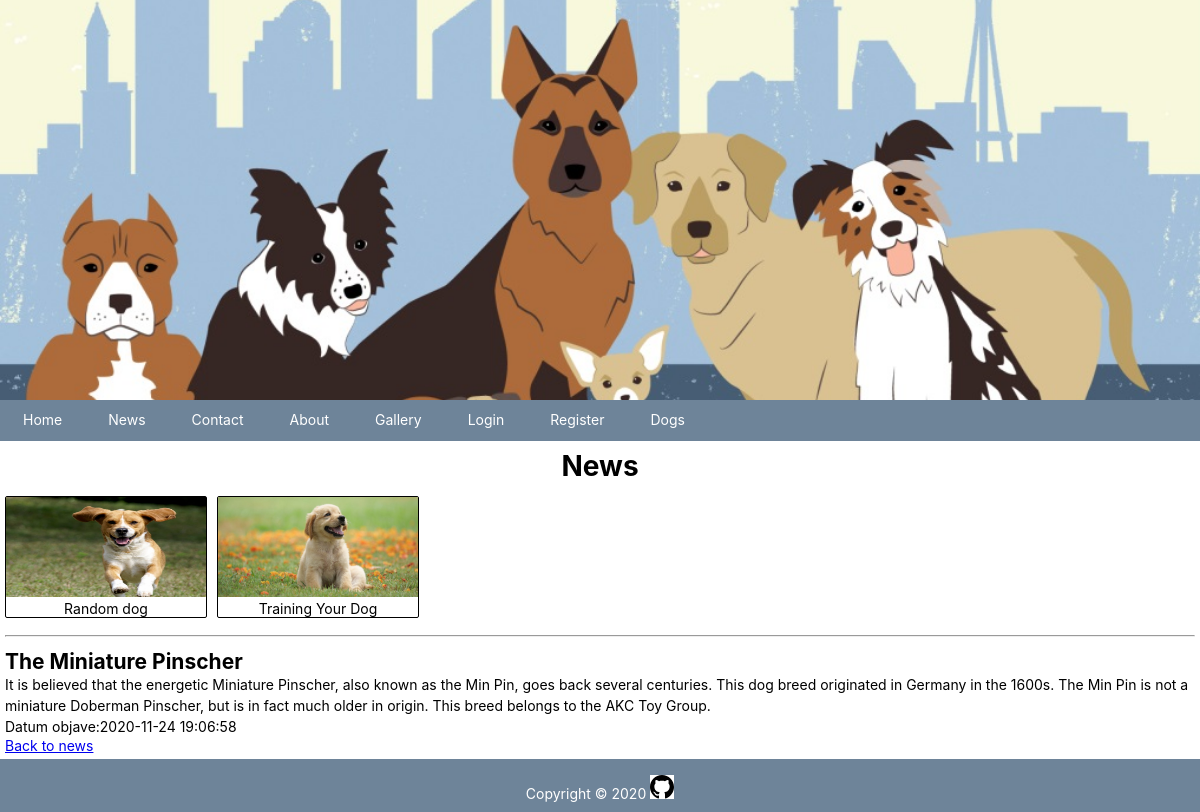
/index.php?menu=2&action=3, run on the app's committed database.
### tables this page shows
CREATE TABLE `gallery` (
  `id` int(11) NOT NULL,
  `picture` longtext NOT NULL,
  `title` varchar(55) NOT NULL,
  `description` varchar(255) NOT NULL,
  `date` timestamp NOT NULL DEFAULT current_timestamp(),
  `id_news` int(11) NOT NULL,
  `by_user` int(11) NOT NULL,
  `archive` int(11) NOT NULL
);

CREATE TABLE `news` (
  `id` int(11) NOT NULL,
  `title` varchar(55) NOT NULL,
  `description` varchar(512) NOT NULL,
  `date` timestamp NOT NULL DEFAULT current_timestamp(),
  `picture` varchar(55) NOT NULL,
  `by_user` int(11) NOT NULL,
  `archive` int(1) NOT NULL
);

### news.php (the view, shortened to what this page needs)
<?php
  if(isset($action) && $action != ""){
    $actNum = $_GET['action'];
    $query = "SELECT * FROM `news` WHERE `id`=$actNum ORDER BY date DESC";
    $result = mysqli_query($mysql, $query);
    $row = mysqli_fetch_assoc($result);
    print'
    <h1>News</h1>
    <div id="gallery_specific_news">';
    $queryForGalleryImages = "SELECT * FROM `gallery` WHERE `id_news`=$actNum ORDER BY date DESC";
    $resultGalleryImages = mysqli_query($mysql, $queryForGalleryImages);
    while($rowGalleryImages = mysqli_fetch_array($resultGalleryImages)){
      print'
      <figure id="'.$actNum.'">
        <img src="images/gallery/'. $rowGalleryImages["picture"] .'" alt="'. $rowGalleryImages["title"] .' title="'.$rowGalleryImages["title"].'>
        <figcaption>'.$rowGalleryImages["description"].'<figcaption>
      </figure>';
    }
    print'
    </div>
    <div class="clear_float"></div>
    <hr>
    <h2>'. $row["title"] .'</h2>
    <p>'.$row["description"].'</p>
    <p>Datum objave:<time datetime="'.$row["date"].'">'.$row["date"].'</time></p>
    <a href="index.php?menu=2">Back to news</a>';
  }
?>

### index.php (shortened to what this page needs)
<?php
  include("databaseconn.php");
  if(isset($_GET['menu'])){
    $menu = (int)$_GET['menu'];
  }
  if(isset($_GET['action'])){
    $action = (int)$_GET['action'];
  }
  print'
  <!DOCTYPE html>
  <html lang="hr">
  <head>
    <meta http-equiv="content-type" content="text/html; charset=UTF-8" />
    <title>Programiranje web aplikacija</title>
    <meta name="description" content="Ovo je kul stranica" />
    <meta name="keywords" content="Test page" />
    <meta name="author" content="Mihael Belko" />
    <meta name="viewport" content="width=device-width, initial-scale=1.0" />
    <link rel="stylesheet" href="css/style.css" />
  </head>
  <body>
    <header>
      <div id="image_header"></div>
      <nav id="navigation">';
      include('menu.php');
      print'
      </nav>
    </header>
    </div>
    <main>';
    if($menu==2){include("news.php");}
    print'
    </main>
    <footer>
      Copyright © ' . date("Y") . '
      <a href="https://www.github.com/BMihael" target="_blank"><img src="images/socialmedia/github.svg" alt="Github" title="Github" style="width:24px; margin-top:0.4em; background-color: white;"></a>
    </footer>
  </body>
  </html>';
?>

### menu.php (shortened to what this page needs)
<?php
  print'
  <ul>
      <li><a href="index.php?menu=1">Home</a></li>
      <li><a href="index.php?menu=2">News</a></li>
      <li><a href="index.php?menu=3">Contact</a></li>
      <li><a href="index.php?menu=4">About</a></li>
      <li><a href="index.php?menu=5">Gallery</a></li>';
      if(!isset($_SESSION['is_user_logged_in'])){
        print'
          <li><a href="index.php?menu=6">Login</a></li>
          <li><a href="index.php?menu=7">Register</a></li>
          <li><a href="index.php?menu=8">Dogs</a></li>
          <li>';
      }
  print'
          </li>
  </ul>';
?>

### css/style.css (style rules this page uses)
* { margin: 0px; padding: 0px; }
body { font-family: -apple-system, BlinkMacSystemFont, "Segoe UI", Helvetica, "Apple Color Emoji", Arial, sans-serif, "Segoe UI Emoji", "Segoe UI Symbol"; font-size: 14px; }
hr { margin: 12px 0px; color: #f0ece1; }
h1 { width: 100%; font-size: 2em; margin: 8px 0px; text-align: center; }
h2 { font-size: 1.5em; }
main { margin: 5px; }
footer { width: 100%; height: auto; background-color: #6e8499; text-align: center; color: white; padding: 10px 0px; }
p { line-height: 1.5em; }
#image_header { background-image: url("../images/image_banner.jpg"); background-position: center; background-repeat: no-repeat; background-size: cover; position: relative; height: 400px; }
#navigation ul { list-style-type: none; background-color: #6e8499; overflow: hidden; }
#navigation li { float: left; padding: 5px; display: block; }
#navigation li a { display: block; text-align: center; text-decoration: none; padding: 6px 18px; color: #ffffff; border-bottom: 2px solid #6e8499; }
#gallery_specific_news { height: auto; width: 100%; float: left; text-align: center; margin: 5px 0px; }
#gallery_specific_news figure { border: 1px solid black; border-radius: 2px; width: 200px; float: left; }
#gallery_specific_news figure:not(:first-child) { margin: 0px 0px 0px 10px; }
#gallery_specific_news figcaption { text-align: center; }
#gallery_specific_news figure img { width: 100%; max-height: 100px; }

### data on the page
gallery: picture (picture), description "Random dog"
gallery: picture (picture), description "Training Your Dog"
news: title "The Miniature Pinscher", description "It is believed that the energetic Miniature Pinscher, also known as the Min Pin, goes back several centuries. This dog breed originated in Germany in the 1600s. The Min Pin is not a miniature Doberman Pinscher, but is in fact much older in origin. This breed belongs to the AKC Toy Group.", date "2020-11-24 19:06:58"
